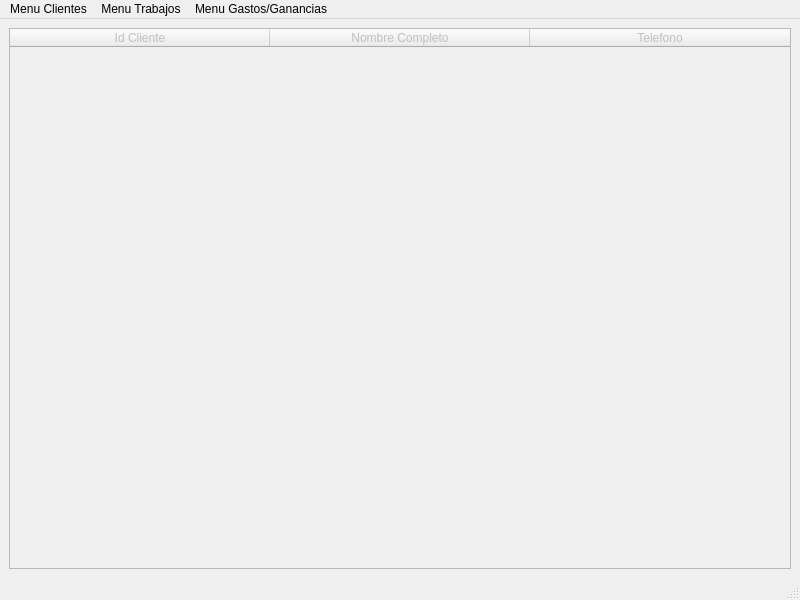
<?xml version="1.0" encoding="UTF-8"?>
<ui version="4.0">
 <class>MainWindow</class>
 <widget class="QMainWindow" name="MainWindow">
  <property name="geometry">
   <rect>
    <x>0</x>
    <y>0</y>
    <width>800</width>
    <height>600</height>
   </rect>
  </property>
  <property name="windowTitle">
   <string>MainWindow</string>
  </property>
  <widget class="QWidget" name="centralwidget">
   <layout class="QGridLayout" name="gridLayout">
    <item row="0" column="0">
     <widget class="QTableWidget" name="tableWidget">
      <property name="enabled">
       <bool>false</bool>
      </property>
      <property name="minimumSize">
       <size>
        <width>782</width>
        <height>539</height>
       </size>
      </property>
      <property name="acceptDrops">
       <bool>false</bool>
      </property>
      <property name="autoFillBackground">
       <bool>true</bool>
      </property>
      <property name="verticalScrollBarPolicy">
       <enum>Qt::ScrollBarAsNeeded</enum>
      </property>
      <property name="horizontalScrollBarPolicy">
       <enum>Qt::ScrollBarAsNeeded</enum>
      </property>
      <property name="sizeAdjustPolicy">
       <enum>QAbstractScrollArea::AdjustToContentsOnFirstShow</enum>
      </property>
      <property name="alternatingRowColors">
       <bool>true</bool>
      </property>
      <property name="sortingEnabled">
       <bool>true</bool>
      </property>
      <property name="rowCount">
       <number>0</number>
      </property>
      <property name="columnCount">
       <number>3</number>
      </property>
      <attribute name="horizontalHeaderVisible">
       <bool>true</bool>
      </attribute>
      <attribute name="horizontalHeaderCascadingSectionResizes">
       <bool>false</bool>
      </attribute>
      <attribute name="horizontalHeaderMinimumSectionSize">
       <number>100</number>
      </attribute>
      <attribute name="horizontalHeaderDefaultSectionSize">
       <number>260</number>
      </attribute>
      <attribute name="horizontalHeaderHighlightSections">
       <bool>false</bool>
      </attribute>
      <attribute name="horizontalHeaderShowSortIndicator" stdset="0">
       <bool>false</bool>
      </attribute>
      <attribute name="horizontalHeaderStretchLastSection">
       <bool>false</bool>
      </attribute>
      <attribute name="verticalHeaderVisible">
       <bool>false</bool>
      </attribute>
      <attribute name="verticalHeaderCascadingSectionResizes">
       <bool>false</bool>
      </attribute>
      <attribute name="verticalHeaderHighlightSections">
       <bool>false</bool>
      </attribute>
      <attribute name="verticalHeaderShowSortIndicator" stdset="0">
       <bool>false</bool>
      </attribute>
      <attribute name="verticalHeaderStretchLastSection">
       <bool>false</bool>
      </attribute>
      <column>
       <property name="text">
        <string>Id Cliente</string>
       </property>
      </column>
      <column>
       <property name="text">
        <string>Nombre Completo</string>
       </property>
      </column>
      <column>
       <property name="text">
        <string>Telefono</string>
       </property>
      </column>
     </widget>
    </item>
   </layout>
  </widget>
  <widget class="QMenuBar" name="menubar">
   <property name="geometry">
    <rect>
     <x>0</x>
     <y>0</y>
     <width>800</width>
     <height>22</height>
    </rect>
   </property>
   <widget class="QMenu" name="menuMenu_Clientes">
    <property name="title">
     <string>Menu Clientes</string>
    </property>
    <addaction name="actionNuevo_Cliente"/>
    <addaction name="separator"/>
    <addaction name="actionEliminar_Cliente"/>
    <addaction name="separator"/>
    <addaction name="actionActualizar_informacion"/>
    <addaction name="separator"/>
    <addaction name="actionBuscar_Cliente"/>
    <addaction name="separator"/>
    <addaction name="actionListar_todos_los_Clientes"/>
    <addaction name="separator"/>
   </widget>
   <widget class="QMenu" name="menuMenu_Gastos_Ganancias">
    <property name="title">
     <string>Menu Gastos/Ganancias</string>
    </property>
    <addaction name="actionHistorial_de_Gastos"/>
    <addaction name="separator"/>
    <addaction name="actionCalcular_ganancias"/>
    <addaction name="separator"/>
    <addaction name="actionCalcular_gastos"/>
    <addaction name="separator"/>
   </widget>
   <widget class="QMenu" name="menuMenu_Trabajos">
    <property name="title">
     <string>Menu Trabajos</string>
    </property>
    <addaction name="actionNuevo_Trabajo"/>
    <addaction name="separator"/>
    <addaction name="actionActualizar_informacion_2"/>
    <addaction name="separator"/>
    <addaction name="actionEliminar_Trabajo"/>
    <addaction name="separator"/>
    <addaction name="actionHistorial_de_trabajos"/>
    <addaction name="separator"/>
    <addaction name="actionBuscar_Trabajo"/>
    <addaction name="separator"/>
   </widget>
   <addaction name="menuMenu_Clientes"/>
   <addaction name="menuMenu_Trabajos"/>
   <addaction name="menuMenu_Gastos_Ganancias"/>
  </widget>
  <widget class="QStatusBar" name="statusbar"/>
  <action name="actionNuevo_Cliente">
   <property name="text">
    <string>Nuevo Cliente</string>
   </property>
  </action>
  <action name="actionEliminar_Cliente">
   <property name="text">
    <string>Eliminar Cliente</string>
   </property>
  </action>
  <action name="actionActualizar_informacion">
   <property name="text">
    <string>Actualizar informacion</string>
   </property>
  </action>
  <action name="actionBuscar_Cliente">
   <property name="text">
    <string>Buscar Cliente</string>
   </property>
  </action>
  <action name="actionListar_todos_los_Clientes">
   <property name="text">
    <string>Listar todos los Clientes</string>
   </property>
  </action>
  <action name="actionNuevo_Trabajo">
   <property name="text">
    <string>Nuevo Trabajo</string>
   </property>
  </action>
  <action name="actionActualizar_informacion_2">
   <property name="text">
    <string>Actualizar informacion</string>
   </property>
  </action>
  <action name="actionEliminar_Trabajo">
   <property name="text">
    <string>Eliminar Trabajo</string>
   </property>
  </action>
  <action name="actionHistorial_de_trabajos">
   <property name="text">
    <string>Historial de trabajos</string>
   </property>
  </action>
  <action name="actionBuscar_Trabajo">
   <property name="text">
    <string>Buscar Trabajo</string>
   </property>
  </action>
  <action name="actionHistorial_de_Gastos">
   <property name="text">
    <string>Historial de gastos</string>
   </property>
  </action>
  <action name="actionCalcular_ganancias">
   <property name="text">
    <string>Calcular ganancias</string>
   </property>
  </action>
  <action name="actionCalcular_gastos">
   <property name="text">
    <string>Calcular gastos</string>
   </property>
  </action>
 </widget>
 <resources/>
 <connections/>
</ui>
